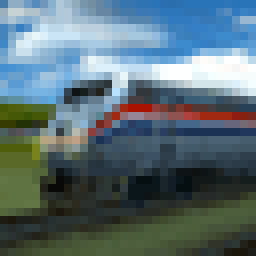
#> input picture img1.gif, 32 x 32 px (shown 8 times larger)
$ jupyter execute --allow-errors main.ipynb   (shell and % lines are left out)   (older library calls are emulated)
#> lines starting #> are read from the running program, lines starting #| are printed output that depends on the picture; long printed decimals are rounded
# Imports

[cell 1]
from scipy import misc
import matplotlib.pyplot as plt
import numpy as np
from scipy.io import wavfile
import requests
imgs = ['img1.gif', 'img2.jpg', 'img3.jpeg', 'img4.jpeg', 'img5.jpeg']

# Show images
Images are plotted, and pixel values are printed. Images are stored in a 3D matrix. The values are ranging from 0 to 255. The images are stored and concatenated along the 2nd dimension in the variable `big` for later calculations.

[cell 2]
big = None
i = 1
for img in imgs:
    img = misc.imread(img)
#> img is the input picture: shape (32, 32, 3); mean R, G, B 90.1, 110.7, 117.8
    plt.subplot(150 + i)
    i += 1
    plt.imshow(img)
    print(img)
#> (printed output is left out)
    if big is not None:
        big = np.concatenate((big, img), axis=1)
    else:
        big = img
#> pass 2 of the loop `for img in imgs:`:
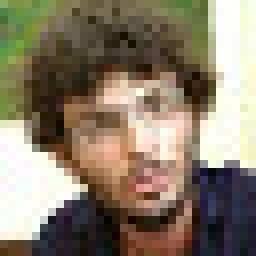
#> input picture img2.jpg, 32 x 32 px (shown 8 times larger)
#> img is the input picture: shape (32, 32, 3); mean R, G, B 136.5, 125, 105.6
#> (printed output is left out)
#> `big = np.concatenate((big, img), axis=1)`:
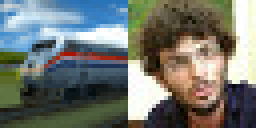
#> big: shape (32, 64, 3) (shown 4 times larger); mean R, G, B 113.3, 117.9, 111.7
#> pass 3 of the loop `for img in imgs:`:
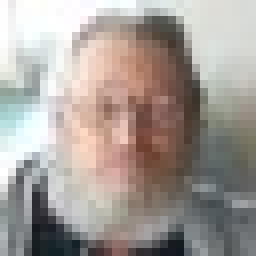
#> input picture img3.jpeg, 32 x 32 px (shown 8 times larger)
#> img is the input picture: shape (32, 32, 3); mean R, G, B 165.1, 157.1, 151.8
#> (printed output is left out)
#> `big = np.concatenate((big, img), axis=1)`:
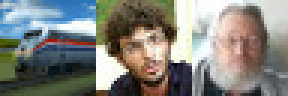
#> big: shape (32, 96, 3) (shown 3 times larger); mean R, G, B 130.6, 130.9, 125.1
#> the loop made 5 passes; the first 3 are shown
plt.show()
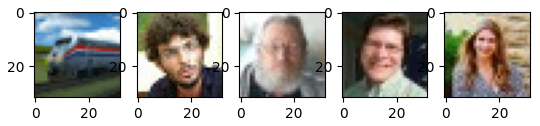
#> figure drawn by matplotlib, 5 panels

# Mean

[cell 3]
m = np.mean(big, axis=(0, 1))
#> m = [128.3, 122.9, 112.9]
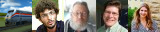
#> big: shape (32, 160, 3); mean R, G, B 128.3, 122.9, 112.9
print(m)
#| [128.329 122.859   112.899]

# Standard deviation

[cell 4]
s = np.std(big, axis=(0, 1))
#> s = [72.78, 69.6, 72.71]
print(s)
#| [72.784  69.600  72.709]

# Data normalization
Broadcasting and subtracting the mean dividing with the std.

[cell 5]
standard = (big - m) / s
imgs = np.split(standard, 5, 1)
#> imgs = 5 items
print(len(imgs), imgs[1].shape)
#| 5 (32, 32, 3)
